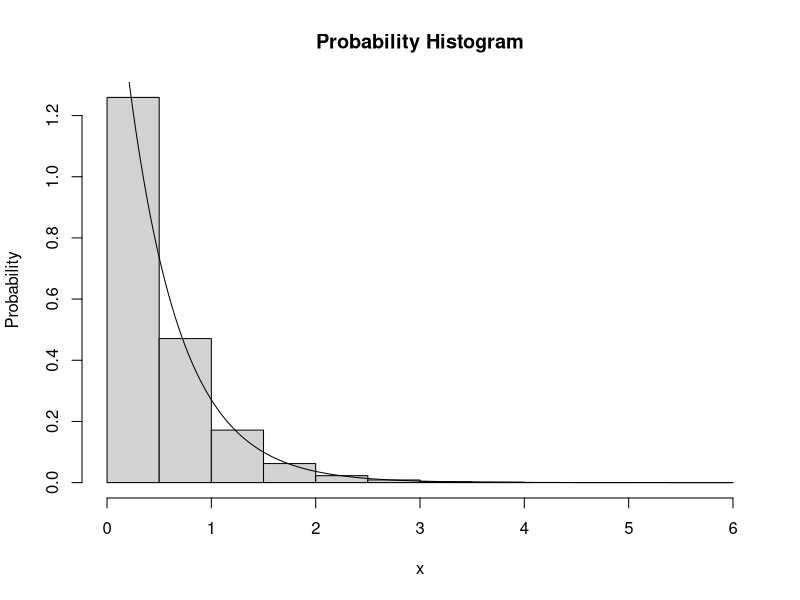

This chart was generated by the following R code:
## ---- chunk 1
lambda = 2
n = 100000 # The number of samples.
y = runif(n, 0, 1) # Random uniform distribution function
x = (-1/lambda) * log(1 - y)
z = seq(0, 6, by=0.01)

# Exact density function
fz = dexp(z, lambda) # Exponential distribution
## ---- chunk 2
hist(x, prob=TRUE, main="Probability Histogram", xlab="x", ylab="Probability")
lines(z, fz)
